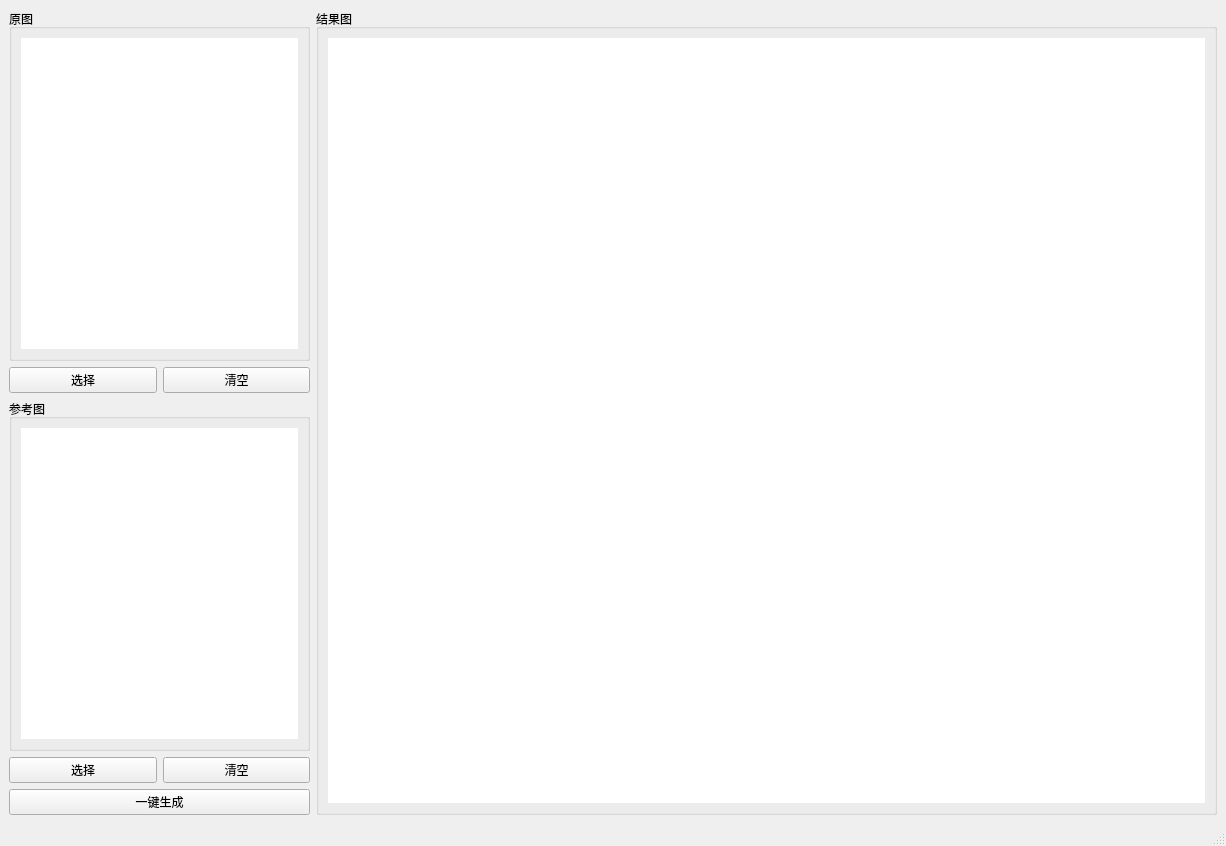
<?xml version="1.0" encoding="UTF-8"?>
<ui version="4.0">
 <class>MainWindow</class>
 <widget class="QMainWindow" name="MainWindow">
  <property name="geometry">
   <rect>
    <x>0</x>
    <y>0</y>
    <width>1226</width>
    <height>846</height>
   </rect>
  </property>
  <property name="windowTitle">
   <string>妆容迁移</string>
  </property>
  <widget class="QWidget" name="centralwidget">
   <layout class="QVBoxLayout" name="verticalLayout_5">
    <item>
     <layout class="QHBoxLayout" name="horizontalLayout_3" stretch="1,3">
      <item>
       <layout class="QVBoxLayout" name="verticalLayout_4" stretch="5,1,5,1,1">
        <item>
         <widget class="QGroupBox" name="groupBox">
          <property name="title">
           <string>原图</string>
          </property>
          <layout class="QVBoxLayout" name="verticalLayout">
           <item>
            <widget class="QLabel" name="label">
             <property name="styleSheet">
              <string notr="true">background-color: rgb(255, 255, 255);</string>
             </property>
             <property name="text">
              <string/>
             </property>
            </widget>
           </item>
          </layout>
         </widget>
        </item>
        <item>
         <layout class="QHBoxLayout" name="horizontalLayout" stretch="1,1">
          <item>
           <widget class="QPushButton" name="pushButton">
            <property name="text">
             <string>选择</string>
            </property>
           </widget>
          </item>
          <item>
           <widget class="QPushButton" name="pushButton_2">
            <property name="text">
             <string>清空</string>
            </property>
           </widget>
          </item>
         </layout>
        </item>
        <item>
         <widget class="QGroupBox" name="groupBox_2">
          <property name="title">
           <string>参考图</string>
          </property>
          <layout class="QVBoxLayout" name="verticalLayout_2">
           <item>
            <widget class="QLabel" name="label_2">
             <property name="styleSheet">
              <string notr="true">background-color: rgb(255, 255, 255);</string>
             </property>
             <property name="text">
              <string/>
             </property>
            </widget>
           </item>
          </layout>
         </widget>
        </item>
        <item>
         <layout class="QHBoxLayout" name="horizontalLayout_2" stretch="1,1">
          <item>
           <widget class="QPushButton" name="pushButton_3">
            <property name="text">
             <string>选择</string>
            </property>
           </widget>
          </item>
          <item>
           <widget class="QPushButton" name="pushButton_4">
            <property name="text">
             <string>清空</string>
            </property>
           </widget>
          </item>
         </layout>
        </item>
        <item>
         <widget class="QPushButton" name="pushButton_5">
          <property name="text">
           <string>一键生成</string>
          </property>
         </widget>
        </item>
       </layout>
      </item>
      <item>
       <widget class="QGroupBox" name="groupBox_3">
        <property name="title">
         <string>结果图</string>
        </property>
        <layout class="QVBoxLayout" name="verticalLayout_3">
         <item>
          <widget class="QLabel" name="label_3">
           <property name="styleSheet">
            <string notr="true">background-color: rgb(255, 255, 255);</string>
           </property>
           <property name="text">
            <string/>
           </property>
          </widget>
         </item>
        </layout>
       </widget>
      </item>
     </layout>
    </item>
   </layout>
  </widget>
  <widget class="QMenuBar" name="menubar">
   <property name="geometry">
    <rect>
     <x>0</x>
     <y>0</y>
     <width>1226</width>
     <height>26</height>
    </rect>
   </property>
  </widget>
  <widget class="QStatusBar" name="statusbar"/>
 </widget>
 <resources/>
 <connections/>
</ui>
